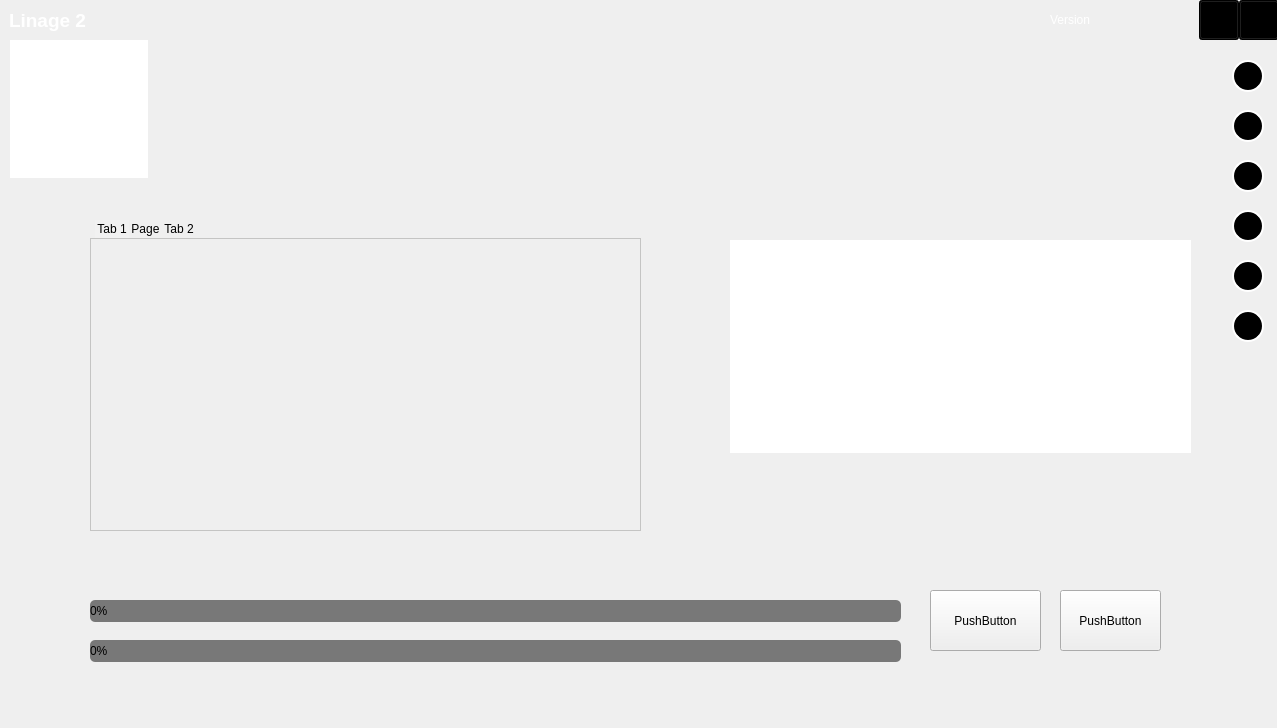
<?xml version="1.0" encoding="UTF-8"?>
<ui version="4.0">
 <class>LauncherWindow</class>
 <widget class="QMainWindow" name="LauncherWindow">
  <property name="geometry">
   <rect>
    <x>0</x>
    <y>0</y>
    <width>1277</width>
    <height>728</height>
   </rect>
  </property>
  <property name="windowTitle">
   <string>Launcher</string>
  </property>
  <property name="styleSheet">
   <string notr="true"/>
  </property>
  <widget class="QWidget" name="centralwidget">
   <property name="styleSheet">
    <string notr="true"/>
   </property>
   <widget class="QLabel" name="Name_server">
    <property name="enabled">
     <bool>true</bool>
    </property>
    <property name="geometry">
     <rect>
      <x>9</x>
      <y>9</y>
      <width>300</width>
      <height>22</height>
     </rect>
    </property>
    <property name="maximumSize">
     <size>
      <width>300</width>
      <height>30</height>
     </size>
    </property>
    <property name="styleSheet">
     <string notr="true">font: 25 18pt &quot;Bahnschrift Light Condensed&quot;;</string>
    </property>
    <property name="text">
     <string>&lt;html&gt;&lt;head/&gt;&lt;body&gt;&lt;p&gt;&lt;span style=&quot; font-size:14pt; font-weight:600; color:#ffffff;&quot;&gt;Linage 2&lt;/span&gt;&lt;/p&gt;&lt;/body&gt;&lt;/html&gt;</string>
    </property>
   </widget>
   <widget class="QFrame" name="frame">
    <property name="geometry">
     <rect>
      <x>0</x>
      <y>0</y>
      <width>1277</width>
      <height>728</height>
     </rect>
    </property>
    <property name="styleSheet">
     <string notr="true">#frame
{background-image: url(:/images/background.png);
background-repeat: no-repeat;
                background-position: center;
                border: none;  
}

</string>
    </property>
    <property name="frameShape">
     <enum>QFrame::StyledPanel</enum>
    </property>
    <property name="frameShadow">
     <enum>QFrame::Raised</enum>
    </property>
    <widget class="QToolButton" name="Telegram">
     <property name="geometry">
      <rect>
       <x>1232</x>
       <y>110</y>
       <width>32</width>
       <height>32</height>
      </rect>
     </property>
     <property name="maximumSize">
      <size>
       <width>32</width>
       <height>32</height>
      </size>
     </property>
     <property name="styleSheet">
      <string notr="true">#Telegram {
  width: 32px;
  height: 32px;
  border-radius: 16px; /* Половина высоты кнопки для создания круглой формы */
  background-color: black;
  border: 2px solid #ffffff;
  padding: 0;
 
	background-image: url(:/images/telegram.png);
  background-position: center;
 
}


#Telegram:hover:pressed {
    background-color: rgba(92, 184, 92, 80%); /* Прозрачный фон кнопки при нажатии */
}

#Telegram:hover:!pressed {
 background-color: black;
	 border: 2px solid #ffca00;
  padding: 0;
	
	background-image: url(:/images/telegram_hover.png);
}


</string>
     </property>
     <property name="text">
      <string/>
     </property>
     <property name="iconSize">
      <size>
       <width>0</width>
       <height>0</height>
      </size>
     </property>
     <property name="checkable">
      <bool>true</bool>
     </property>
     <property name="checked">
      <bool>true</bool>
     </property>
    </widget>
    <widget class="QToolButton" name="Facebook">
     <property name="geometry">
      <rect>
       <x>1232</x>
       <y>160</y>
       <width>32</width>
       <height>32</height>
      </rect>
     </property>
     <property name="maximumSize">
      <size>
       <width>32</width>
       <height>32</height>
      </size>
     </property>
     <property name="styleSheet">
      <string notr="true">#Facebook{
  width: 32px;
  height: 32px;
  border-radius: 16px; /* Половина высоты кнопки для создания круглой формы */
  background-color: black;
  border: 2px solid #ffffff;
  padding: 0;
	background-image: url(:/images/facebook.png);
  background-position: center;
 
}


#Facebook:hover:pressed {
    background-color: rgba(92, 184, 92, 80%); /* Прозрачный фон кнопки при нажатии */
}

#Facebook:hover:!pressed {
 background-color: black;
	 border: 2px solid #ffca00;
  padding: 0;
	
	background-image: url(:/images/facebook_hover.png);
}


</string>
     </property>
     <property name="text">
      <string/>
     </property>
     <property name="iconSize">
      <size>
       <width>0</width>
       <height>0</height>
      </size>
     </property>
     <property name="checkable">
      <bool>true</bool>
     </property>
     <property name="checked">
      <bool>true</bool>
     </property>
    </widget>
    <widget class="QToolButton" name="VK">
     <property name="geometry">
      <rect>
       <x>1232</x>
       <y>210</y>
       <width>32</width>
       <height>32</height>
      </rect>
     </property>
     <property name="maximumSize">
      <size>
       <width>32</width>
       <height>32</height>
      </size>
     </property>
     <property name="styleSheet">
      <string notr="true">#VK{
  width: 32px;
  height: 32px;
  border-radius: 16px; /* Половина высоты кнопки для создания круглой формы */
  background-color: black;
  border: 2px solid #ffffff;
  padding: 0;
	background-image: url(:/images/vk.png);
  background-position: center;
 
}


#VK:hover:pressed {
    background-color: rgba(92, 184, 92, 80%); /* Прозрачный фон кнопки при нажатии */
}

#VK:hover:!pressed {
 background-color: black;
 border: 2px solid #ffca00;
  padding: 0;	
	
	background-image: url(:/images/vk_hover.png);
}
</string>
     </property>
     <property name="text">
      <string/>
     </property>
     <property name="iconSize">
      <size>
       <width>0</width>
       <height>0</height>
      </size>
     </property>
     <property name="checkable">
      <bool>true</bool>
     </property>
     <property name="checked">
      <bool>true</bool>
     </property>
    </widget>
    <widget class="QToolButton" name="Instagram">
     <property name="geometry">
      <rect>
       <x>1232</x>
       <y>260</y>
       <width>32</width>
       <height>32</height>
      </rect>
     </property>
     <property name="maximumSize">
      <size>
       <width>32</width>
       <height>32</height>
      </size>
     </property>
     <property name="styleSheet">
      <string notr="true">#Instagram{
  width: 32px;
  height: 32px;
  border-radius: 16px; /* Половина высоты кнопки для создания круглой формы */
  background-color: black;
  border: 2px solid #ffffff;
  padding: 0;
	background-image: url(:/images/instagram.png);
  background-position: center;
 
}


#Instagram:hover:pressed {
    background-color: rgba(92, 184, 92, 80%); /* Прозрачный фон кнопки при нажатии */
}

#Instagram:hover:!pressed {
 background-color: black;
 border: 2px solid #ffca00;
  padding: 0;	
	
	background-image: url(:/images/instagram_hover.png);
}
</string>
     </property>
     <property name="text">
      <string/>
     </property>
     <property name="iconSize">
      <size>
       <width>0</width>
       <height>0</height>
      </size>
     </property>
     <property name="checkable">
      <bool>true</bool>
     </property>
     <property name="checked">
      <bool>true</bool>
     </property>
    </widget>
    <widget class="QToolButton" name="Discord">
     <property name="geometry">
      <rect>
       <x>1232</x>
       <y>310</y>
       <width>32</width>
       <height>32</height>
      </rect>
     </property>
     <property name="maximumSize">
      <size>
       <width>32</width>
       <height>32</height>
      </size>
     </property>
     <property name="styleSheet">
      <string notr="true">#Discord{
  width: 32px;
  height: 32px;
  border-radius: 16px; /* Половина высоты кнопки для создания круглой формы */
  background-color: black;
  border: 2px solid #ffffff;
  padding: 0;
	background-image: url(:/images/discord.png);
  background-position: center;
 
}


#Discord:hover:pressed {
    background-color: rgba(92, 184, 92, 80%); /* Прозрачный фон кнопки при нажатии */
}

#Discord:hover:!pressed {
 background-color: black;
 border: 2px solid #ffca00;
  padding: 0;	
	
	background-image: url(:/images/discord_hover.png);
}
</string>
     </property>
     <property name="text">
      <string/>
     </property>
     <property name="iconSize">
      <size>
       <width>0</width>
       <height>0</height>
      </size>
     </property>
     <property name="checkable">
      <bool>true</bool>
     </property>
     <property name="checked">
      <bool>true</bool>
     </property>
    </widget>
    <widget class="QGraphicsView" name="Logo">
     <property name="geometry">
      <rect>
       <x>10</x>
       <y>40</y>
       <width>138</width>
       <height>138</height>
      </rect>
     </property>
     <property name="styleSheet">
      <string notr="true">background-image: url(:/images/logo.png);
border:none;</string>
     </property>
    </widget>
    <widget class="QLabel" name="Version">
     <property name="geometry">
      <rect>
       <x>1050</x>
       <y>12</y>
       <width>141</width>
       <height>16</height>
      </rect>
     </property>
     <property name="text">
      <string>&lt;html&gt;&lt;head/&gt;&lt;body&gt;&lt;p&gt;&lt;span style=&quot; color:#ffffff;&quot;&gt;Version&lt;/span&gt;&lt;/p&gt;&lt;/body&gt;&lt;/html&gt;</string>
     </property>
    </widget>
    <widget class="QToolButton" name="Site">
     <property name="geometry">
      <rect>
       <x>1232</x>
       <y>60</y>
       <width>32</width>
       <height>32</height>
      </rect>
     </property>
     <property name="maximumSize">
      <size>
       <width>32</width>
       <height>32</height>
      </size>
     </property>
     <property name="styleSheet">
      <string notr="true">#Site {
  width: 32px;
  height: 32px;
  border-radius: 16px; /* Половина высоты кнопки для создания круглой формы */
  background-color: black;
  border: 2px solid #ffffff;
  padding: 0;
	background-image: url(:/images/globe.png);
  background-position: center;

}


#Site:hover:pressed {
    background-color: rgba(92, 184, 92, 80%); /* Прозрачный фон кнопки при нажатии */
}

#Site:hover:!pressed {
 background-color: black;
background-image: url(:/images/globe_hover.png);
  border: 2px solid #ffca00;
  padding: 0;
}


</string>
     </property>
     <property name="text">
      <string/>
     </property>
     <property name="iconSize">
      <size>
       <width>0</width>
       <height>0</height>
      </size>
     </property>
     <property name="checkable">
      <bool>true</bool>
     </property>
     <property name="checked">
      <bool>true</bool>
     </property>
    </widget>
    <widget class="QToolButton" name="Close">
     <property name="geometry">
      <rect>
       <x>1239</x>
       <y>0</y>
       <width>40</width>
       <height>40</height>
      </rect>
     </property>
     <property name="styleSheet">
      <string notr="true">#Close {

  background-color: black;
 
}


#Close:hover:!pressed {
 background-color: red;

}

</string>
     </property>
     <property name="text">
      <string/>
     </property>
     <property name="icon">
      <iconset>
       <normalon>:/images/close.png</normalon>
      </iconset>
     </property>
    </widget>
    <widget class="QProgressBar" name="file_progress_bar">
     <property name="geometry">
      <rect>
       <x>90</x>
       <y>600</y>
       <width>811</width>
       <height>22</height>
      </rect>
     </property>
     <property name="styleSheet">
      <string notr="true">#file_progress_bar {
    background-color: rgba(0, 0, 0, 0.5);
    border-radius: 5px;
}

#file_progress_bar::chunk {
    background-color: white;
    border-radius: 5px;
}

</string>
     </property>
     <property name="value">
      <number>0</number>
     </property>
     <property name="alignment">
      <set>Qt::AlignJustify|Qt::AlignVCenter</set>
     </property>
     <property name="textVisible">
      <bool>true</bool>
     </property>
     <property name="invertedAppearance">
      <bool>false</bool>
     </property>
     <property name="textDirection">
      <enum>QProgressBar::BottomToTop</enum>
     </property>
    </widget>
    <widget class="QProgressBar" name="overall_progress_bar">
     <property name="geometry">
      <rect>
       <x>90</x>
       <y>640</y>
       <width>811</width>
       <height>22</height>
      </rect>
     </property>
     <property name="styleSheet">
      <string notr="true">#overall_progress_bar {
    background-color: rgba(0, 0, 0, 0.5);
    border-radius: 5px;
}

#overall_progress_bar::chunk {
    background-color: white;
    border-radius: 5px;
}


</string>
     </property>
     <property name="value">
      <number>0</number>
     </property>
     <property name="alignment">
      <set>Qt::AlignJustify|Qt::AlignVCenter</set>
     </property>
     <property name="textVisible">
      <bool>true</bool>
     </property>
     <property name="textDirection">
      <enum>QProgressBar::BottomToTop</enum>
     </property>
    </widget>
    <widget class="QTabWidget" name="info">
     <property name="geometry">
      <rect>
       <x>90</x>
       <y>220</y>
       <width>551</width>
       <height>311</height>
      </rect>
     </property>
     <property name="statusTip">
      <string/>
     </property>
     <property name="layoutDirection">
      <enum>Qt::LeftToRight</enum>
     </property>
     <property name="autoFillBackground">
      <bool>false</bool>
     </property>
     <property name="styleSheet">
      <string notr="true">QTabWidget::pane {
    border: 1px solid #C4C4C3;
    background: rgba(255, 255, 255, 0.0); /* Прозорий фон для вкладок */
}

QTabWidget::tab-bar {
    left: 5px; /* відступ від лівого краю */
}

QTabBar::tab {
    background: rgba(242, 242, 242, 0.0); /* Прозорий фон для вкладок */
    
    min-width: 8ex;
    padding: 2px;
}

QTabBar::tab:selected, QTabBar::tab:hover {
    background: rgba(250, 250, 250, 0.2);
}

QTabBar::tab:selected {
    border-color: #9B9B9B;
    border-bottom-color: rgba(242, 242, 242, 0.2);
}

/* Додайте стиль для віджетів всередині вкладок */
QWidget {
    background: rgba(255, 255, 255, 0.0); /* Прозорий фон для віджетів */
}
</string>
     </property>
     <property name="tabPosition">
      <enum>QTabWidget::North</enum>
     </property>
     <property name="tabShape">
      <enum>QTabWidget::Rounded</enum>
     </property>
     <property name="currentIndex">
      <number>0</number>
     </property>
     <property name="usesScrollButtons">
      <bool>false</bool>
     </property>
     <widget class="QWidget" name="tab">
      <property name="styleSheet">
       <string notr="true"/>
      </property>
      <attribute name="title">
       <string>Tab 1</string>
      </attribute>
     </widget>
     <widget class="QWidget" name="tab_3">
      <attribute name="title">
       <string>Page</string>
      </attribute>
     </widget>
     <widget class="QWidget" name="tab_2">
      <attribute name="title">
       <string>Tab 2</string>
      </attribute>
     </widget>
    </widget>
    <widget class="QToolButton" name="Minimize">
     <property name="geometry">
      <rect>
       <x>1199</x>
       <y>0</y>
       <width>40</width>
       <height>40</height>
      </rect>
     </property>
     <property name="styleSheet">
      <string notr="true">#Minimize {

  background-color: black;
 
}


#Minimize:hover:!pressed {
 background-color: #3a3939;

}
</string>
     </property>
     <property name="text">
      <string/>
     </property>
     <property name="icon">
      <iconset>
       <normalon>:/images/minimize-sign.png</normalon>
      </iconset>
     </property>
    </widget>
    <widget class="QGraphicsView" name="Baner">
     <property name="geometry">
      <rect>
       <x>730</x>
       <y>240</y>
       <width>461</width>
       <height>213</height>
      </rect>
     </property>
     <property name="maximumSize">
      <size>
       <width>461</width>
       <height>213</height>
      </size>
     </property>
     <property name="autoFillBackground">
      <bool>false</bool>
     </property>
     <property name="styleSheet">
      <string notr="true">border: none;</string>
     </property>
    </widget>
    <widget class="QWidget" name="BannerControls" native="true">
     <property name="geometry">
      <rect>
       <x>730</x>
       <y>425</y>
       <width>461</width>
       <height>30</height>
      </rect>
     </property>
     <layout class="QHBoxLayout" name="horizontalLayout">
      <property name="spacing">
       <number>5</number>
      </property>
     </layout>
    </widget>
    <widget class="QPushButton" name="update_button">
     <property name="geometry">
      <rect>
       <x>930</x>
       <y>590</y>
       <width>111</width>
       <height>61</height>
      </rect>
     </property>
     <property name="text">
      <string>PushButton</string>
     </property>
    </widget>
    <widget class="QPushButton" name="launch_button">
     <property name="geometry">
      <rect>
       <x>1060</x>
       <y>590</y>
       <width>101</width>
       <height>61</height>
      </rect>
     </property>
     <property name="text">
      <string>PushButton</string>
     </property>
    </widget>
    <zorder>Close</zorder>
    <zorder>Discord</zorder>
    <zorder>Facebook</zorder>
    <zorder>Instagram</zorder>
    <zorder>Logo</zorder>
    <zorder>Site</zorder>
    <zorder>Telegram</zorder>
    <zorder>VK</zorder>
    <zorder>Version</zorder>
    <zorder>info</zorder>
    <zorder>file_progress_bar</zorder>
    <zorder>overall_progress_bar</zorder>
    <zorder>Minimize</zorder>
    <zorder>Baner</zorder>
    <zorder>BannerControls</zorder>
    <zorder>update_button</zorder>
    <zorder>launch_button</zorder>
   </widget>
   <zorder>frame</zorder>
   <zorder>Name_server</zorder>
  </widget>
 </widget>
 <resources>
  <include location="res.qrc"/>
 </resources>
 <connections>
  <connection>
   <sender>Close</sender>
   <signal>clicked(bool)</signal>
   <receiver>LauncherWindow</receiver>
   <slot>close()</slot>
   <hints>
    <hint type="sourcelabel">
     <x>1252</x>
     <y>19</y>
    </hint>
    <hint type="destinationlabel">
     <x>638</x>
     <y>363</y>
    </hint>
   </hints>
  </connection>
 </connections>
</ui>
